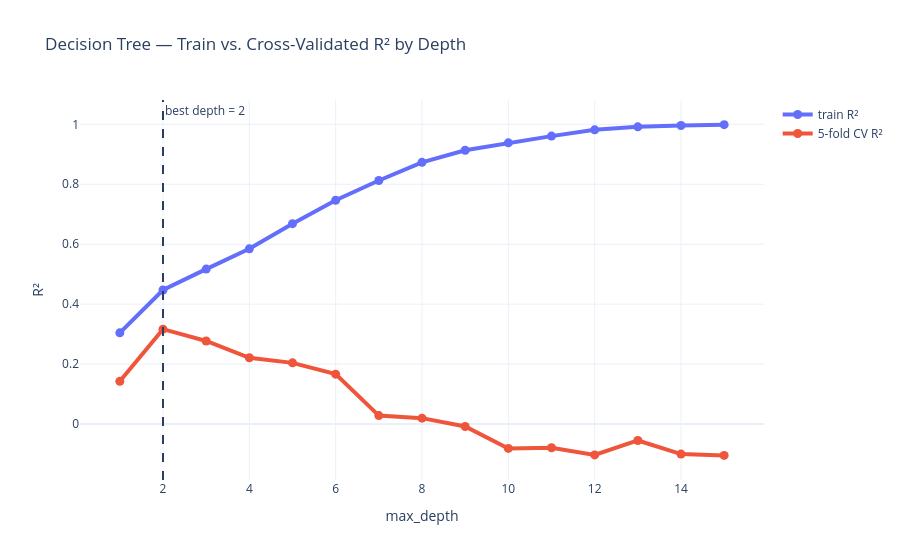

Notebook source saved alongside this figure:
### Markdown cell above
#### 3c) Controlling tree depth
An unrestricted tree keeps splitting until leaves are pure — often **one sample per leaf**, so train R² = 1.00 and the tree has memorised noise (Q13). Depth and leaf size are the brakes:

| Hyperparameter | Effect |
|---|---|
| `max_depth` | caps how many questions the tree can ask; at most $2^d$ leaves |
| `min_samples_leaf` | every leaf must average at least this many samples, smoothing predictions |

Choose both with **cross-validation**. Feature scaling does nothing for trees, because splits are thresholds on one feature at a time.

#### ✏️ Exercise 3.4 — Find the right depth with cross-validation

**TODO**
- [x] Use all ten diabetes features with an 80/20 split
- [x] Score `max_depth` 1–15 and an unrestricted tree with 5-fold cross-validated R²
- [x] Pick the best depth and compare it with the unrestricted tree

### Code cell
X_diab_train, X_diab_test, y_diab_train, y_diab_test = train_test_split(
    diabetes.data, diabetes.target, test_size=0.2, random_state=RANDOM_STATE
)
kfold = KFold(n_splits=5, shuffle=True, random_state=RANDOM_STATE)

def score_tree(depth):
    tree = DecisionTreeRegressor(max_depth=depth, random_state=RANDOM_STATE).fit(X_diab_train, y_diab_train)
    return {
        "max_depth": depth,
        "train R²": tree.score(X_diab_train, y_diab_train),
        "5-fold CV R²": cross_val_score(tree, X_diab_train, y_diab_train, cv=kfold, scoring="r2").mean(),
        "leaves": tree.get_n_leaves(),
    }


depth_results = pd.DataFrame([score_tree(depth) for depth in range(1, 16)])
unrestricted = pd.Series(score_tree(None))
best = depth_results.loc[depth_results["5-fold CV R²"].idxmax()]
best_tree = DecisionTreeRegressor(max_depth=int(best["max_depth"]), random_state=RANDOM_STATE).fit(X_diab_train, y_diab_train)

fig = px.line(depth_results, x="max_depth", y=["train R²", "5-fold CV R²"], markers=True, template=TEMPLATE,
              title="Decision Tree — Train vs. Cross-Validated R² by Depth", labels={"value": "R²", "variable": ""})
fig.update_traces(line=dict(width=4), marker=dict(size=9))
fig.add_vline(x=int(best["max_depth"]), line_dash="dash", annotation_text=f"best depth = {int(best['max_depth'])}")
fig.show()

print(f"Best depth {int(best['max_depth'])}: CV R² = {best['5-fold CV R²']:.3f} with {int(best['leaves'])} leaves")
print(f"Unrestricted: train R² = {unrestricted['train R²']:.2f}, CV R² = {unrestricted['5-fold CV R²']:.3f} with {int(unrestricted['leaves'])} leaves")
print(f"Best tree on the held-out test set: R² = {best_tree.score(X_diab_test, y_diab_test):.3f}")

check("unrestricted tree memorises training data (train R² = 1)", lambda: np.isclose(unrestricted["train R²"], 1.0))
check("best depth beats the unrestricted tree on CV R²", lambda: best["5-fold CV R²"] > unrestricted["5-fold CV R²"])
check("best tree is far smaller than the unrestricted tree", lambda: best["leaves"] < unrestricted["leaves"] / 10)

### Figure 1 — Plotly figure (JSON) as saved in the notebook; plotly's stock layout.template omitted (floating-point values rounded to 4 significant figures)
{"data": [{"hovertemplate": "=train R²<br>max_depth=%{x}<br>R²=%{y}<extra></extra>", "legendgroup": "train R²", "line": {"color": "#636efa", "dash": "solid", "width": 4}, "marker": {"size": 9, "symbol": "circle"}, "mode": "lines+markers", "name": "train R²", "orientation": "v", "showlegend": true, "type": "scatter", "x": [1, 2, 3, 4, 5, 6, 7, 8, 9, 10, 11, 12, 13, 14, 15], "xaxis": "x", "y": [0.3043, 0.4473, 0.517, 0.5846, 0.6686, 0.7468, 0.8126, 0.8732, 0.9135, 0.9382, 0.9607, 0.9816, 0.9916, 0.9961, 0.999], "yaxis": "y"}, {"hovertemplate": "=5-fold CV R²<br>max_depth=%{x}<br>R²=%{y}<extra></extra>", "legendgroup": "5-fold CV R²", "line": {"color": "#EF553B", "dash": "solid", "width": 4}, "marker": {"size": 9, "symbol": "circle"}, "mode": "lines+markers", "name": "5-fold CV R²", "orientation": "v", "showlegend": true, "type": "scatter", "x": [1, 2, 3, 4, 5, 6, 7, 8, 9, 10, 11, 12, 13, 14, 15], "xaxis": "x", "y": [0.1425, 0.3166, 0.2772, 0.2212, 0.2041, 0.1664, 0.02828, 0.01965, -0.008277, -0.08138, -0.07915, -0.103, -0.05478, -0.1002, -0.1045], "yaxis": "y"}], "layout": {"annotations": [{"showarrow": false, "text": "best depth = 2", "x": 2, "xanchor": "left", "xref": "x", "y": 1, "yanchor": "top", "yref": "y domain"}], "legend": {"title": {"text": ""}, "tracegroupgap": 0}, "shapes": [{"line": {"dash": "dash"}, "type": "line", "x0": 2, "x1": 2, "xref": "x", "y0": 0, "y1": 1, "yref": "y domain"}], "title": {"text": "Decision Tree — Train vs. Cross-Validated R² by Depth"}, "xaxis": {"anchor": "y", "domain": [0, 1], "title": {"text": "max_depth"}}, "yaxis": {"anchor": "x", "domain": [0, 1], "title": {"text": "R²"}}}}
